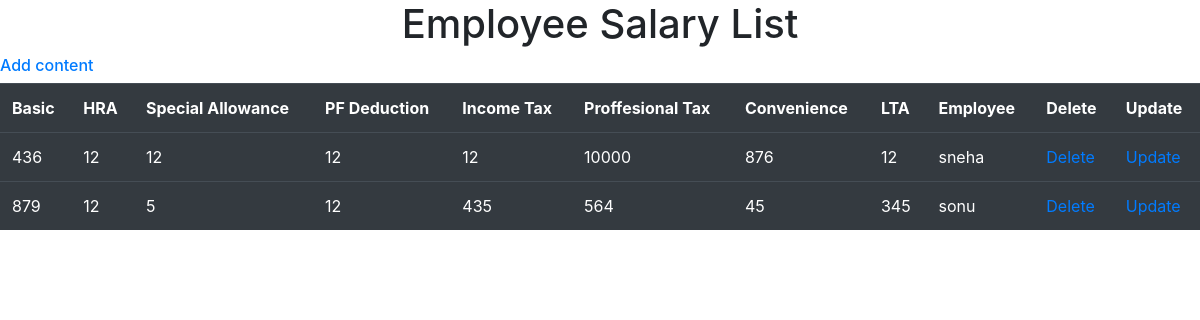
/salary, run on the app's committed database.
### demoapp/models.py (models this page shows, shortened)
class EmployeeSalary(models.Model):
    basic = models.CharField(max_length=30)
    hra = models.IntegerField()
    special_allowance = models.IntegerField()
    pf_deduction = models.IntegerField()
    income_tax = models.IntegerField()
    proffesional_tax = models.IntegerField()
    convenience = models.IntegerField()
    lta = models.IntegerField()
    employee = models.ForeignKey(Employee, on_delete=models.CASCADE, related_name='EmployeeSalary',null=True, blank=True)

class Employee(models.Model):
    eid = models.IntegerField()
    ename = models.CharField(max_length=30)
    ephn = models.IntegerField()
    esalary = models.IntegerField()
    def __str__(self):
        return str(self.ename)

### demoapp/views.py (the view)
# urls.py: path('salary',views.salary_list, name='salary_list'),
def salary_list(request):
    salary_list = EmployeeSalary.objects.all()
    s = {'salary_list':salary_list}
    return render(request,'salary.html',s)

### templates/salary.html (shortened to what this page needs)
{%load static %}
<!DOCTYPE html>
<html lang="en">
<head>
    <link rel="stylesheet" href="{% static 'css/bootstrap.min.css' %}">
</head>
<body>
    {% block content %}
    <center><h1>Employee Salary List</h1></center>
    <h6><a href="{% url 'addcontent' %}" type="button">Add content</a></h6>
    <div class="maindiv">
        <table class="table table-dark">
        <tr>
            <th>Basic</th>
            <th>HRA</th>
            <th>Special Allowance</th>
            <th>PF Deduction</th>
            <th>Income Tax</th>
            <th>Proffesional Tax</th>
            <th>Convenience</th>
            <th>LTA</th>
            <th>Employee</th>
            <th>Delete</th>
            <th>Update</th>
        </tr>
        {% for i in salary_list %}
        <tr>
            <td>{{i.basic}}</td>
            <td>{{i.hra}}</td>
            <td>{{i.special_allowance}}</td>
            <td>{{i.pf_deduction}}</td>
            <td>{{i.income_tax}}</td>
            <td>{{i.proffesional_tax}}</td>
            <td>{{i.convenience}}</td>
            <td>{{i.lta}}</td>
            <td>{{i.employee}}</td>
            <td><a href="{% url 'deletesalary' id=i.id %}">Delete</a></td>
            <td><a href="{% url 'update_salary' id=i.id %}">Update</a></td>
        </tr>
        {% endfor %}
        </table>
    </div>
    {% endblock %}
</body>
</html>

### data on the page
EmployeeSalary: basic "436", hra "12", special_allowance "12", pf_deduction "12", income_tax "12", proffesional_tax "10000", convenience "876", lta "12", employee "sneha"
EmployeeSalary: basic "879", hra "12", special_allowance "5", pf_deduction "12", income_tax "435", proffesional_tax "564", convenience "45", lta "345", employee "sonu"
